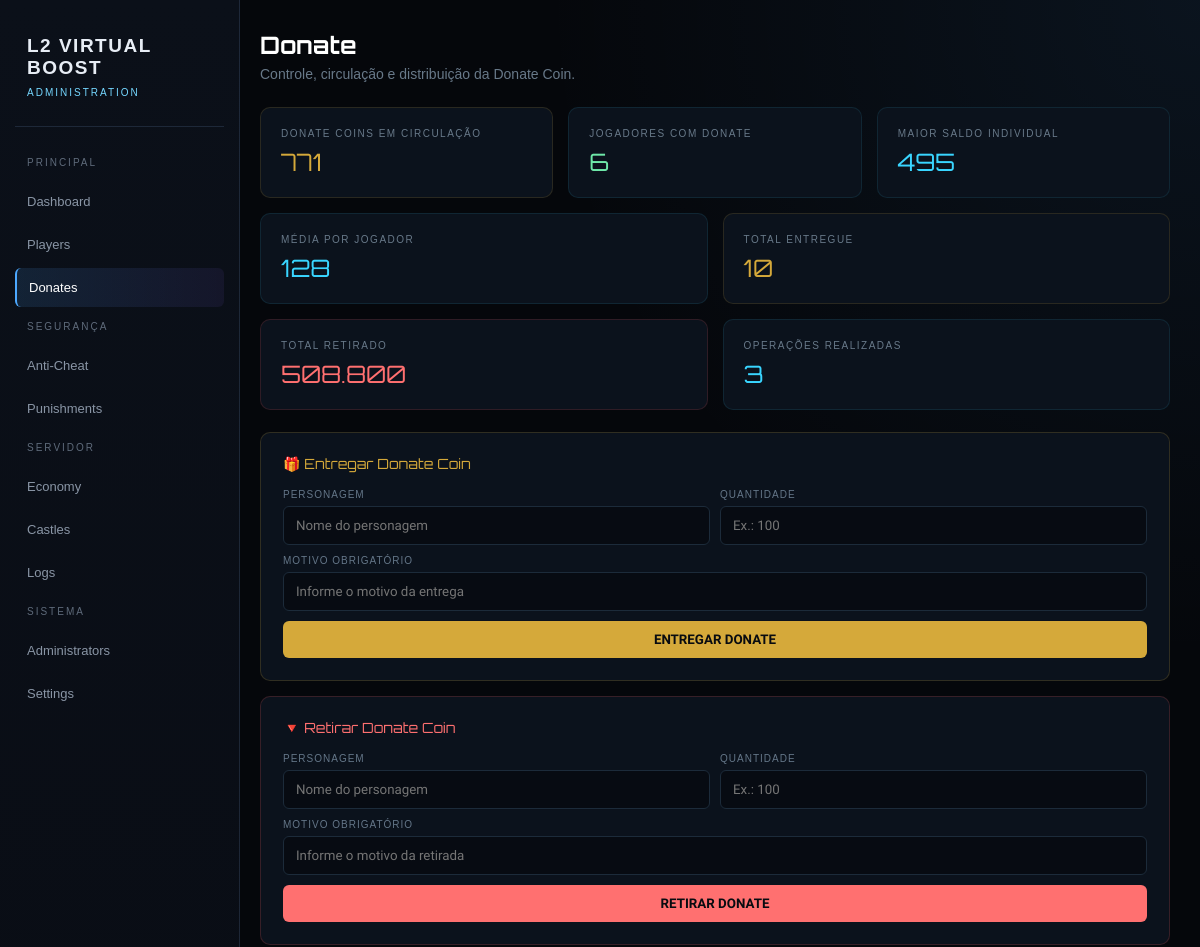
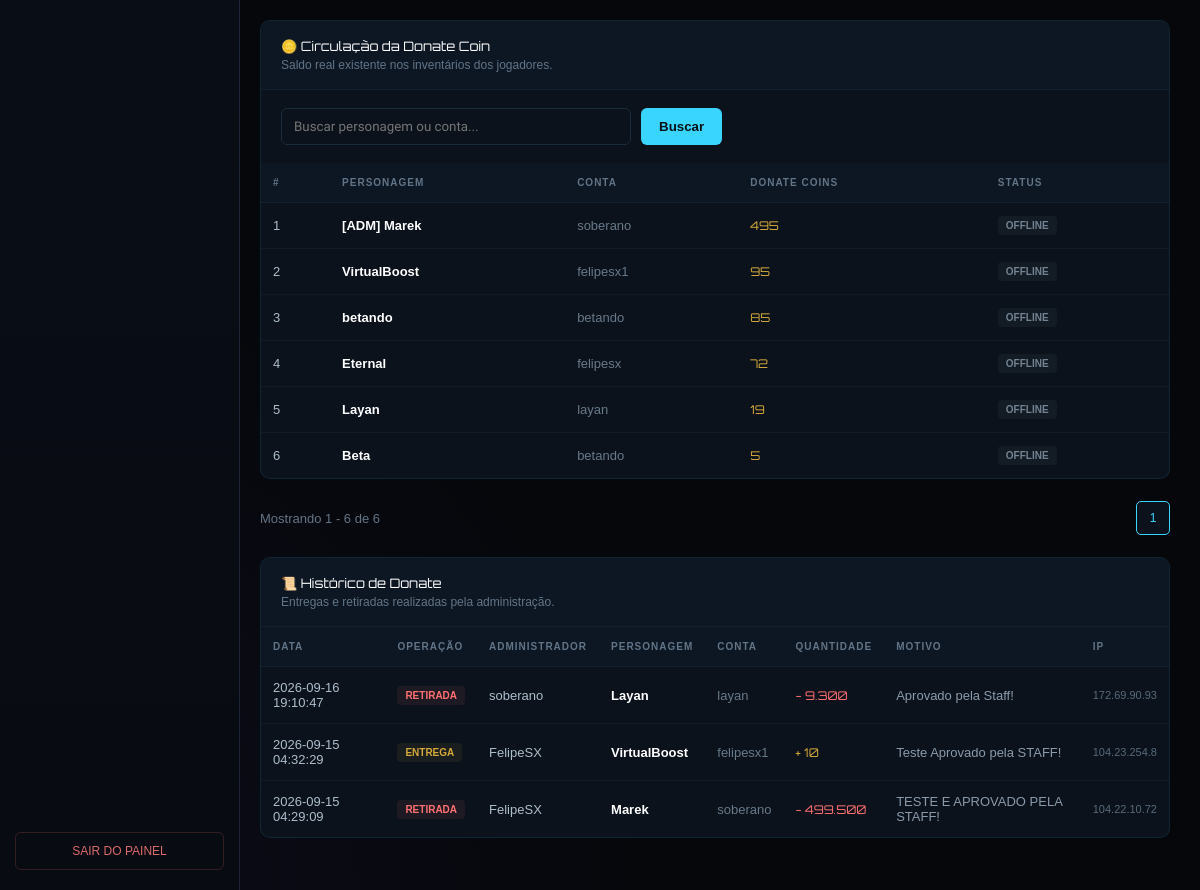
Page /site/admin/donates.php (signed in) on the committed database (2 pictures, top to bottom).
### tables this page shows
CREATE TABLE `items` (
  `object_id` int(11) NOT NULL,
  `owner_id` int(11) NOT NULL,
  `item_id` int(11) NOT NULL,
  `count` bigint(20) NOT NULL,
  `enchant_level` int(11) NOT NULL,
  `loc` varchar(32) NOT NULL,
  `loc_data` int(11) NOT NULL,
  `life_time` int(11) NOT NULL,
  `augmentation_id` int(11) NOT NULL,
  `attribute_fire` int(11) NOT NULL,
  `attribute_water` int(11) NOT NULL,
  `attribute_wind` int(11) NOT NULL,
  `attribute_earth` int(11) NOT NULL,
  `attribute_holy` int(11) NOT NULL,
  `attribute_unholy` int(11) NOT NULL,
  `custom_type1` int(11) NOT NULL,
  `custom_type2` int(11) NOT NULL,
  `custom_flags` int(11) NOT NULL,
  `agathion_energy` int(11) NOT NULL,
  `visual_item_id` int(11) NOT NULL,
  PRIMARY KEY (`object_id`) USING BTREE,
  KEY `owner_id` (`owner_id`) USING BTREE,
  KEY `loc` (`loc`) USING BTREE,
  KEY `item_id` (`item_id`) USING BTREE
);

CREATE TABLE `characters` (
  `account_name` varchar(45) NOT NULL DEFAULT '',
  `obj_Id` int(11) NOT NULL DEFAULT 0,
  `char_name` varchar(35) NOT NULL DEFAULT '',
  `face` tinyint(3) unsigned DEFAULT NULL,
  `hairStyle` tinyint(3) unsigned DEFAULT NULL,
  `hairColor` tinyint(3) unsigned DEFAULT NULL,
  `sex` tinyint(1) DEFAULT NULL,
  `heading` mediumint(9) DEFAULT NULL,
  `x` mediumint(9) DEFAULT NULL,
  `y` mediumint(9) DEFAULT NULL,
  `z` mediumint(9) DEFAULT NULL,
  `karma` int(11) DEFAULT NULL,
  `pvpkills` int(11) DEFAULT NULL,
  `pkkills` int(11) DEFAULT NULL,
  `clanid` int(11) DEFAULT NULL,
  `createtime` int(10) unsigned NOT NULL DEFAULT 0,
  `deletetime` int(10) unsigned NOT NULL DEFAULT 0,
  `title` varchar(16) DEFAULT NULL,
  `rec_have` tinyint(3) unsigned NOT NULL DEFAULT 0,
  `rec_left` tinyint(3) unsigned NOT NULL DEFAULT 20,
  `rec_bonus_time` int(11) NOT NULL DEFAULT 3600,
  `hunt_points` int(11) NOT NULL DEFAULT 0,
  `hunt_time` int(11) NOT NULL DEFAULT 14400,
  `accesslevel` tinyint(4) DEFAULT NULL,
  `online` tinyint(1) DEFAULT NULL,
  `onlinetime` int(10) unsigned NOT NULL DEFAULT 0,
  `lastAccess` int(10) unsigned NOT NULL DEFAULT 0,
  `leaveclan` int(10) unsigned NOT NULL DEFAULT 0,
  `deleteclan` int(10) unsigned NOT NULL DEFAULT 0,
  `nochannel` int(11) NOT NULL DEFAULT 0,
  `pledge_type` smallint(6) NOT NULL DEFAULT -128,
  `pledge_rank` tinyint(3) unsigned NOT NULL DEFAULT 0,
  `lvl_joined_academy` tinyint(3) unsigned NOT NULL DEFAULT 0,
  `apprentice` int(10) unsigned NOT NULL DEFAULT 0,
  `key_bindings` varbinary(8192) DEFAULT NULL,
  `pcBangPoints` int(11) NOT NULL DEFAULT 0,
  `vitality` smallint(5) unsigned NOT NULL DEFAULT 20000,
  `fame` int(11) NOT NULL DEFAULT 0,
  `bookmarks` tinyint(3) unsigned NOT NULL DEFAULT 0,
  `hwid_lock` varchar(32) DEFAULT NULL,
  `raidkills` int(11) NOT NULL DEFAULT 0,
  `soloinstance` int(11) NOT NULL DEFAULT 0,
  `partyinstance` int(11) NOT NULL DEFAULT 0,
  `LastHWID` varchar(32) DEFAULT '',
  `lastteleport` decimal(20,0) DEFAULT NULL,
  PRIMARY KEY (`obj_Id`) USING BTREE,
  UNIQUE KEY `char_name` (`char_name`) USING BTREE,
  KEY `account_name` (`account_name`) USING BTREE,
  KEY `clanid` (`clanid`) USING BTREE
);

CREATE TABLE `admin_donate_log` (
  `id` int(11) NOT NULL AUTO_INCREMENT,
  `admin_id` int(11) NOT NULL,
  `admin_username` varchar(50) NOT NULL,
  `action` varchar(20) NOT NULL DEFAULT 'DELIVERY',
  `character_id` int(11) NOT NULL,
  `character_name` varchar(35) NOT NULL,
  `account_name` varchar(45) NOT NULL,
  `amount` bigint(20) NOT NULL,
  `reason` varchar(255) NOT NULL,
  `ip_address` varchar(45) DEFAULT NULL,
  `created_at` datetime NOT NULL DEFAULT current_timestamp(),
  PRIMARY KEY (`id`),
  KEY `idx_character_id` (`character_id`),
  KEY `idx_admin_id` (`admin_id`),
  KEY `idx_created_at` (`created_at`)
);

### site/admin/donates.php (the view, shortened to what the rows shown need)
<?php
global $pdo;
$page = max(1, (int)($_GET['page'] ?? 1));
$perPage = 20;
$offset = ($page - 1) * $perPage;
$params = [];
$whereSql = '';
$sql = "
    SELECT
        i.object_id,
        i.owner_id,
        i.count,
        c.char_name,
        c.account_name,
        c.online
    FROM items i
    INNER JOIN characters c
        ON c.obj_Id = i.owner_id
    $whereSql
    " . (
        $whereSql !== ''
            ? 'AND'
            : 'WHERE'
    ) . "
    i.item_id = 37000
    AND i.loc = 'INVENTORY'
    AND i.count > 0
    ORDER BY
        i.count DESC,
        c.char_name ASC
    LIMIT $perPage
    OFFSET $offset
";
$stmt = $pdo->prepare($sql);
$stmt->execute($params);
$donatePlayers =
    $stmt->fetchAll(PDO::FETCH_ASSOC);
$historyStmt = $pdo->query("
    SELECT
        id,
        admin_username,
        action,
        character_name,
        account_name,
        amount,
        reason,
        ip_address,
        created_at
    FROM admin_donate_log
    ORDER BY id DESC
    LIMIT 50
");
$history =
    $historyStmt->fetchAll(
        PDO::FETCH_ASSOC
    );
function donateNumber($value): string
{
    return number_format(
        (float)$value,
        0,
        ',',
        '.'
    );
}
?>
<!DOCTYPE html>
<html lang="pt-BR">
<head>
</head>
<body>
<aside class="sidebar">
    <div class="logo">
        <h1>
            L2 VIRTUAL BOOST
        </h1>
    </div>
</aside>
<main class="content">
    <div class="header">
        <h1>Donate</h1>
    </div>
    <section class="panel">
        <div class="table-wrapper">
            <table>
                <thead>
                    <tr>
                        <th>
                            #
                        </th>
                        <th>
                            Personagem
                        </th>
                        <th>
                            Conta
                        </th>
                        <th>
                            Donate Coins
                        </th>
                        <th>
                            Status
                        </th>
                    </tr>
                </thead>
                <tbody>
                <?php if (
                    empty($donatePlayers)
                ): ?>
                    <tr>
                        <td
                            colspan="5"
                            class="empty"
                        >
                            Nenhum Donate Coin encontrado.
                        </td>
                    </tr>
                <?php else: ?>
                    <?php foreach (
                        $donatePlayers
                        as $index => $player
                    ): ?>
                        <tr>
                            <td>
                                <?= $offset
                                    + $index
                                    + 1 ?>
                            </td>
                            <td>
                                <div class="player-name">
                                    <?= htmlspecialchars(
                                        (string)$player['char_name'],
                                        ENT_QUOTES,
                                        'UTF-8'
                                    ) ?>
                                </div>
                            </td>
                            <td class="account">
                                <?= htmlspecialchars(
                                    (string)$player['account_name'],
                                    ENT_QUOTES,
                                    'UTF-8'
                                ) ?>
                            </td>
                            <td>
                                <span class="amount">
                                    <?= donateNumber(
                                        $player['count']
                                    ) ?>
                                </span>
                            </td>
                            <td>
                                <?php if (
                                    (int)$player['online']
                                    === 1
                                ): ?>
                                    <span class="badge online">
                                        ONLINE
                                    </span>
                                <?php else: ?>
                                    <span class="badge offline">
                                        OFFLINE
                                    </span>
                                <?php endif; ?>
                            </td>
                        </tr>
                    <?php endforeach; ?>
                <?php endif; ?>
                </tbody>
            </table>
        </div>
    </section>
    <section
        class="panel"
        style="margin-top:22px;"
    >
        <div class="table-wrapper">
            <table>
                <thead>
                    <tr>
                        <th>
                            Data
                        </th>
                        <th>
                            Operação
                        </th>
                        <th>
                            Administrador
                        </th>
                        <th>
                            Personagem
                        </th>
                        <th>
                            Conta
                        </th>
                        <th>
                            Quantidade
                        </th>
                        <th>
                            Motivo
                        </th>
                        <th>
                            IP
                        </th>
                    </tr>
                </thead>
                <tbody>
                <?php if (
                    empty($history)
                ): ?>
                    <tr>
                        <td
                            colspan="8"
                            class="empty"
                        >
                            Nenhuma operação registrada ainda.
                        </td>
                    </tr>
                <?php else: ?>
                    <?php foreach (
                        $history
                        as $entry
                    ): ?>
                        <tr>
                            <td>
                                <?= htmlspecialchars(
                                    (string)$entry['created_at'],
                                    ENT_QUOTES,
                                    'UTF-8'
                                ) ?>
                            </td>
                            <td>
                                <?php if (
                                    $entry['action']
                                    === 'WITHDRAW'
                                ): ?>
                                    <span class="badge withdraw">
                                        RETIRADA
                                    </span>
                                <?php else: ?>
                                    <span class="badge delivery">
                                        ENTREGA
                                    </span>
                                <?php endif; ?>
                            </td>
                            <td>
                                <?= htmlspecialchars(
                                    (string)$entry['admin_username'],
                                    ENT_QUOTES,
                                    'UTF-8'
                                ) ?>
                            </td>
                            <td>
                                <div class="player-name">
                                    <?= htmlspecialchars(
                                        (string)$entry['character_name'],
                                        ENT_QUOTES,
                                        'UTF-8'
                                    ) ?>
                                </div>
                            </td>
                            <td class="account">
                                <?= htmlspecialchars(
                                    (string)$entry['account_name'],
                                    ENT_QUOTES,
                                    'UTF-8'
                                ) ?>
                            </td>
                            <td>
                                <?php if (
                                    $entry['action']
                                    === 'WITHDRAW'
                                ): ?>
                                    <span class="amount withdraw">
                                        -
                                        <?= donateNumber(
                                            $entry['amount']
                                        ) ?>
                                    </span>
                                <?php else: ?>
                                    <span class="amount">
                                        +
                                        <?= donateNumber(
                                            $entry['amount']
                                        ) ?>
                                    </span>
                                <?php endif; ?>
                            </td>
                            <td class="reason">
                                <?= htmlspecialchars(
                                    (string)$entry['reason'],
                                    ENT_QUOTES,
                                    'UTF-8'
                                ) ?>
                            </td>
                            <td class="ip">
                                <?= htmlspecialchars(
                                    (string)$entry['ip_address'],
                                    ENT_QUOTES,
                                    'UTF-8'
                                ) ?>
                            </td>
                        </tr>
                    <?php endforeach; ?>
                <?php endif; ?>
                </tbody>
            </table>
        </div>
    </section>
</main>
</body>
</html>

### rows in the picture
items: index "1", characters.char_name "[ADM] Marek", characters.account_name "soberano", count "495"
items: index "2", characters.char_name "VirtualBoost", characters.account_name "felipesx1", count "95"
items: index "3", characters.char_name "betando", characters.account_name "betando", count "85"
items: index "4", characters.char_name "Eternal", characters.account_name "felipesx", count "72"
items: index "5", characters.char_name "Layan", characters.account_name "layan", count "19"
items: index "6", characters.char_name "Beta", characters.account_name "betando", count "5"
admin_donate_log: created_at "2026-09-16 19:10:47", action "RETIRADA", admin_username "soberano", character_name "Layan", account_name "layan", amount "9.300", reason "Aprovado pela Staff!", ip_address "172.69.90.93"
admin_donate_log: created_at "2026-09-15 04:32:29", action "ENTREGA", admin_username "FelipeSX", character_name "VirtualBoost", account_name "felipesx1", amount "10", reason "Teste Aprovado pela STAFF!", ip_address "104.23.254.8"
admin_donate_log: created_at "2026-09-15 04:29:09", action "RETIRADA", admin_username "FelipeSX", character_name "Marek", account_name "soberano", amount "499.500", reason "TESTE E APROVADO PELA STAFF!", ip_address "104.22.10.72"

### other values in the picture
donateNumber($totalDonate) "771"
donateNumber($totalOwners) "6"
donateNumber($largestBalance) "495"
donateNumber($averageBalance) "128"
donateNumber($totalDelivered) "10"
donateNumber($totalWithdrawn) "508.800"
